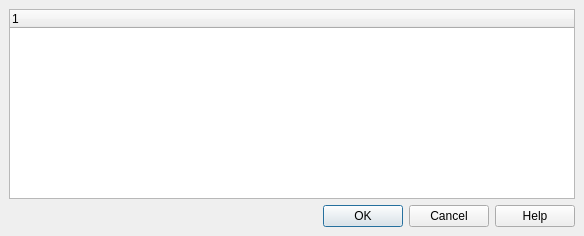
<?xml version="1.0" encoding="UTF-8"?>
<ui version="4.0">
 <class>QgsOGRSublayersDialogBase</class>
 <widget class="QDialog" name="QgsOGRSublayersDialogBase">
  <property name="geometry">
   <rect>
    <x>0</x>
    <y>0</y>
    <width>584</width>
    <height>236</height>
   </rect>
  </property>
  <property name="windowTitle">
   <string>Select layers to load</string>
  </property>
  <layout class="QGridLayout">
   <property name="margin">
    <number>9</number>
   </property>
   <property name="spacing">
    <number>6</number>
   </property>
   <item row="6" column="0">
    <widget class="QDialogButtonBox" name="buttonBox">
     <property name="orientation">
      <enum>Qt::Horizontal</enum>
     </property>
     <property name="standardButtons">
      <set>QDialogButtonBox::Cancel|QDialogButtonBox::Help|QDialogButtonBox::Ok</set>
     </property>
    </widget>
   </item>
   <item row="0" column="0">
    <widget class="QTreeWidget" name="layersTable">
     <property name="selectionMode">
      <enum>QAbstractItemView::ExtendedSelection</enum>
     </property>
     <property name="selectionBehavior">
      <enum>QAbstractItemView::SelectRows</enum>
     </property>
     <column>
      <property name="text">
       <string>1</string>
      </property>
     </column>
    </widget>
   </item>
  </layout>
 </widget>
 <layoutdefault spacing="6" margin="11"/>
 <resources/>
 <connections>
  <connection>
   <sender>buttonBox</sender>
   <signal>accepted()</signal>
   <receiver>QgsOGRSublayersDialogBase</receiver>
   <slot>accept()</slot>
   <hints>
    <hint type="sourcelabel">
     <x>446</x>
     <y>508</y>
    </hint>
    <hint type="destinationlabel">
     <x>351</x>
     <y>473</y>
    </hint>
   </hints>
  </connection>
  <connection>
   <sender>buttonBox</sender>
   <signal>rejected()</signal>
   <receiver>QgsOGRSublayersDialogBase</receiver>
   <slot>reject()</slot>
   <hints>
    <hint type="sourcelabel">
     <x>541</x>
     <y>507</y>
    </hint>
    <hint type="destinationlabel">
     <x>503</x>
     <y>434</y>
    </hint>
   </hints>
  </connection>
 </connections>
</ui>
